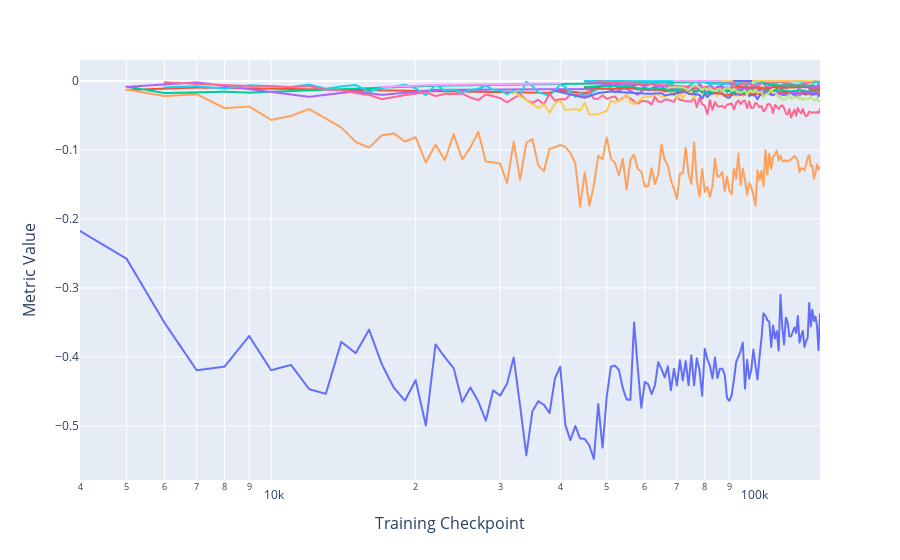

The notebook cell saved with this chart:
### Code cell
pos_signal_io_attn_df = plot_head_circuit_scores(
    pos_signal_io_attn_change, 
    show_legend=False, 
    title= f'Effect of S2I Pos Signal Ablation On NMH IO Attn ({MODEL_NAME})', 
    log_x=True,
    disable_title=True,
    output_path = OUTPUT_DIR
)
